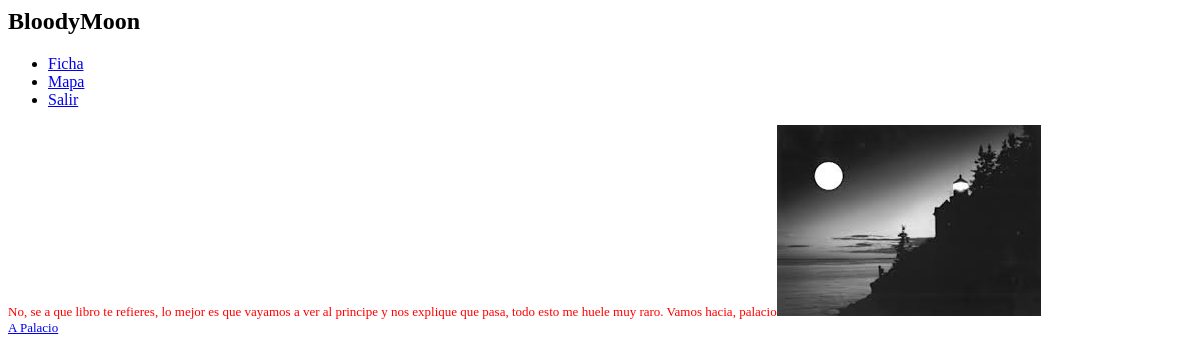
/historia_sinlibro.php (signed in), run on the app's committed database.
### tables this page shows
CREATE TABLE IF NOT EXISTS `escena` (
`ID` int(11) NOT NULL,
  `nombre` text NOT NULL,
  `descripcion` text NOT NULL,
  `imagen` text NOT NULL,
  `visitada` tinyint(4) DEFAULT NULL
);

### historia_sinlibro.php (the view, shortened to what this page needs)
<html>
<head>
   <link rel="stylesheet" type="text/css" href="estilo.css" >
 <link rel="stylesheet" href="http://code.jquery.com/mobile/1.0a4.1/jquery.mobile-1.0a4.1.min.css" />
</head>
<body>
    <div data-role="page">
    <div data-role="header">
        <h2>BloodyMoon</h2>
	<div data-role="navbar">
   <ul>
      <li><a href="ficha.php" data-icon="grid" >Ficha</a></li>
      <li><a href="mapa.php" data-icon="plus">Mapa</a></li>
      <li><a href="logout.php" data-icon="star">Salir</a></li>
   </ul>
</div>
    </div>
    <?php
if(!isset($_SESSION['uid'])){
    echo "Tienes que estar logeado para ver esta pagina!";
}else{
	    ?>
    <div data-role="content">
    <?php
    $consulta2="SELECT * FROM escena where ID=28";
    $resultado = mysql_query($consulta2);
    while ($fila = mysql_fetch_assoc($resultado)) {
    echo $fila["descripcion"];
    echo '<img src="'.$fila["imagen"].'">';
   }
?>
<br>
<a href="Palacio.php" data-role="button" data-mini="true">A Palacio</a>
       </body>
  <?php
}
?>

### estilo.css (style rules this page uses)
[data-role="content"] { font-size:small;font-style:normal;color:red;text-shadow: none; }

### data on the page
escena: descripcion "No, se a que libro te refieres, lo mejor es que vayamos a ver al principe y nos explique que pasa, todo esto me huele muy raro. Vamos hacia, palacio", imagen (picture)
